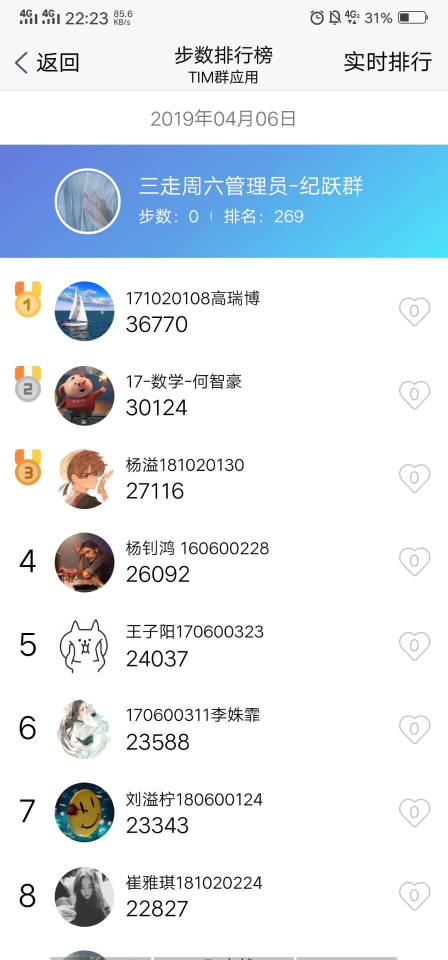
#> input picture usr/target/src.jpg, 895 x 1920 px (shown at 1/2 size)
$ python -i process.py   (imports and definitions only)
#> lines starting #> are read from the running program, lines starting #| are printed output that depends on the picture; after the words box and inside, x2 and y2 are one past the last pixel; in counts of white or black regions, pixels touching at a corner belong together
#> further down, picture is the input picture: shape (1920, 895, 3); mean B, G, R 238.6, 232, 224.2
import cv2

# Define the fixed size
src_size = (400, 600) # w * h
temp_size = (20, 38)

# Divide source image into rectangles
def Srcimg_proc( src_img ):
    if src_img.shape != src_size:
        src_img = cv2.resize(src_img, src_size)
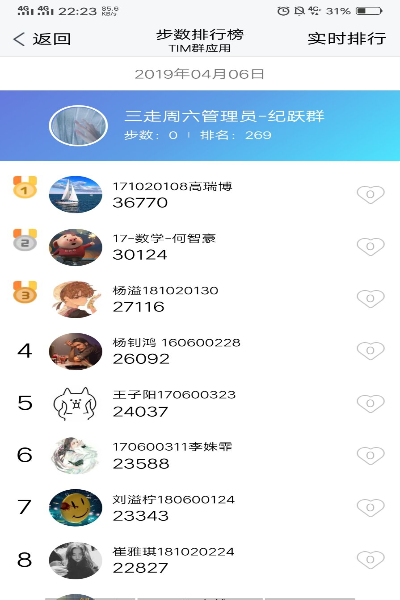
#> src_img: shape (600, 400, 3); mean of channels 0, 1, 2 238.6, 232, 224.2; drawn as B, G, R

    gray = cv2.cvtColor(src_img, cv2.COLOR_BGR2GRAY)
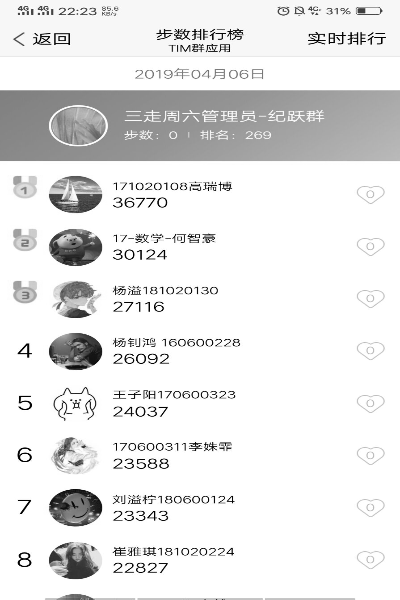
#> gray: shape (600, 400); min 0, max 255, mean 230.5
    binary = cv2.threshold(gray, 230, 255, cv2.THRESH_BINARY_INV)[1]
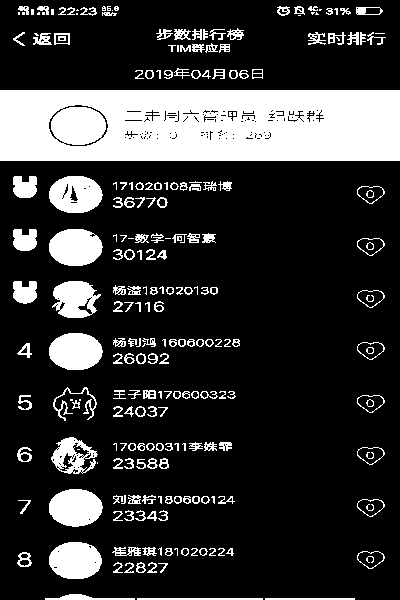
#> binary: shape (600, 400); 20.6% white; 241 white regions (47 under 20 px)

    # Find coutours. Return 2 param, we need the first
    contours = cv2.findContours(binary.copy(), cv2.RETR_EXTERNAL, cv2.CHAIN_APPROX_SIMPLE)[0]
#> contours = 228 contours, 87 with area under 20; largest, box (x1, y1, x2, y2) and area: (0, 90, 400, 161) 27930, (49, 489, 103, 527) 1536, (49, 229, 103, 266) 1526, (49, 176, 103, 213) 1526, (49, 333, 103, 370) 1523

    dis = src_img.copy()
    # Record Y-coordinates of each rectanlge
    ys = []
    for cnt in contours:
        # Detect the heart-shaped pattern on the right
        area = cv2.contourArea(cnt)
        if area > 300 and area < 330:
            x, y, w, h = cv2.boundingRect(cnt)
            ys.append(int(y+h/2))
#> this loop made 228 passes
#> (area, y) on passes 10, 29, 49, 72, 92, 112, 131, 149: (326.5, 551), (327, 499), (326, 447), (328, 395), (327.5, 342), (326, 290), (328, 238), (328, 186)
#> area on passes 3, 5, 6, 7, 8, 9: 182, 24, 69, 20, 20, 148.5
#> after the loop, ys = [560, 508, 456, 404, 351, 299, 247, 195]
    ys.reverse()

    # Height of each rectangle
    h = int(ys[1] - ys[0])
#> h = 52

    # Store every part that's been seperated
    rects = []

    # TODO solve the edge of the first and the last rect
    for i in range(len(ys) - 1):
        # The Y-coordinate of the left top point of a rect
        y = int((ys[i + 1] + ys[i]) / 2)
        # Handle the first rect
        if i == 0:
            if y-h < 0:
                rects.append(dis[:y, 107:243])
            else:
                cv2.rectangle(dis, (0, y-h), (0+dis.shape[1], y), (0, 0, 255), 2)
                rects.append(dis[y-h:y, 107:243])
        cv2.rectangle(dis, (0, y), (0 + dis.shape[1], y + h), (0, 0, 255), 2)
        # check the last rect
        if y + h > dis.shape[0]:
            rects.append( dis[y:, 107:243] )
        else:
            rects.append( dis[y:y+h, 107:243])
#> this loop made 7 passes
#> y on passes 1 to 7: 221, 273, 325, 377, 430, 482, 534
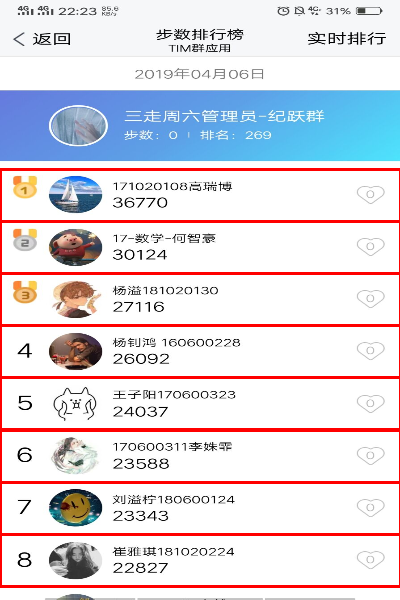
#> dis: shape (600, 400, 3); 5.16% of pixels changed, all inside (x1, y1, x2, y2) = (0, 168, 400, 588); drawn as B, G, R
#> after the loop, rects = 8 items

    cv2.imshow("dis", dis)

    return rects

# Load template figures
# Template figures must be sorted

def Load_temp(file_path):
    # Numbers of images
    fig_num = 10;
    # Store template figures
    templates = []

    # Load templates
    for i in range(fig_num):
        img = cv2.imread(file_path + str(i) + ".png")
        img = cv2.cvtColor(img, cv2.COLOR_BGR2GRAY)
        img = cv2.threshold(img, 230, 255, cv2.THRESH_BINARY)[1]
        templates.append( img )
    #print(len(templates))
    #print(templates[0].shape)
    return templates

# Load one source image once and resize
def Load_src(img_path):
    img = cv2.imread(img_path)
    if img.shape != src_size:
        cv2.resize(img, src_size)
    return img

>>> import cv2
>>> picture = cv2.imread('../usr/target/src.jpg')
>>> result = Srcimg_proc(picture)
#> result = 8 items
